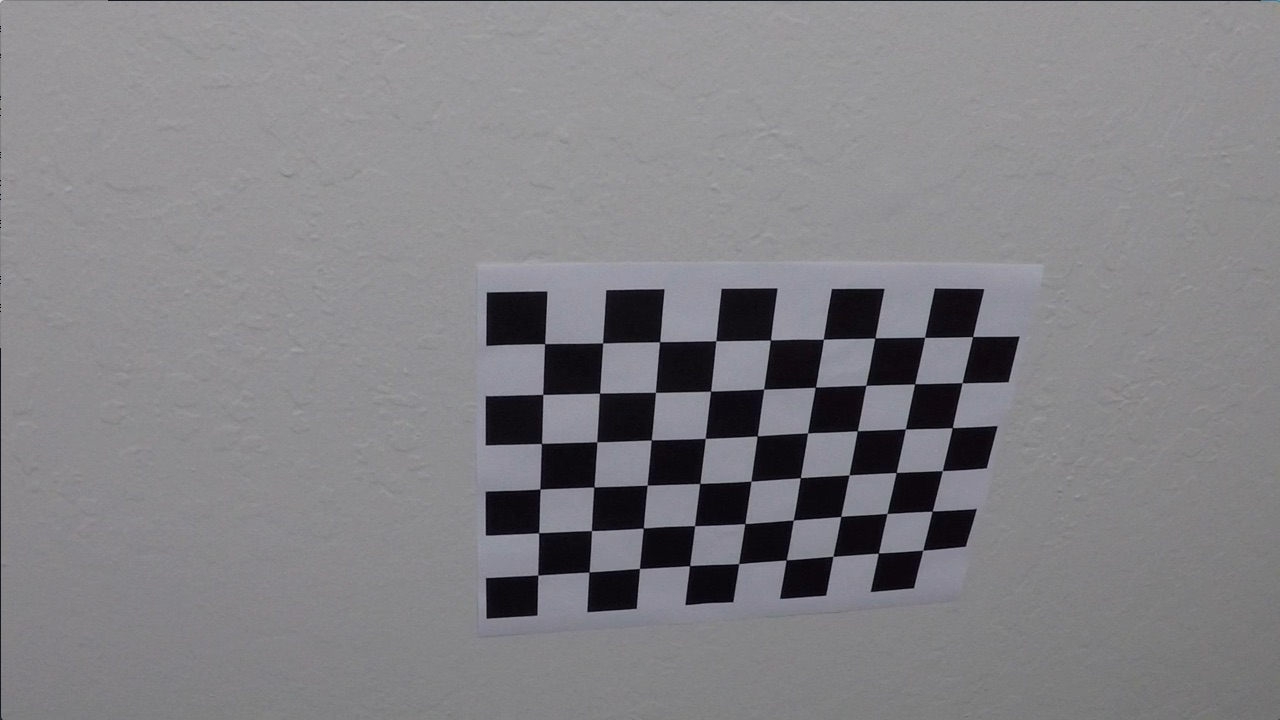
#> input picture camera_cal/calibration10.jpg, 1280 x 720 px; its folder holds only this picture in this run
$ jupyter execute --allow-errors AdvancedLaneFinding.ipynb   (shell and % lines are left out)   (older library calls are emulated)
#> lines starting #> are read from the running program, lines starting #| are printed output that depends on the picture; after the words box and inside, x2 and y2 are one past the last pixel; in counts of white or black regions, pixels touching at a corner belong together
#> further down, img is the input picture: shape (720, 1280, 3); mean R, G, B 130.2, 129.4, 133.1
#> `ret, corners = cv2.findChessboardCorners(gray, (9,6), None)`: ret = True; corners = 54 rows, first 8: [545.3, 343.1], [602.7, 342.8], [660.1, 341.3], [715.8, 340.7], [770.6, 340], [823.5, 339.2], [874.3, 338.5], [925.1, 337.4]
## Camera Calibration

[cell 1]
import pickle
import cv2
import numpy as np
import matplotlib.pyplot as plt
import matplotlib.image as mpimg
import glob

images = glob.glob('./camera_cal/calibration*.jpg')

[cell 2]
objpoints = []
imgpoints = []
objp = np.zeros((6*9,3),np.float32)
objp[:,:2] = np.mgrid[0:9,0:6].T.reshape(-1,2)

#> (the rest of this cell did not finish here and is left out)

[cell 3]
ret, mtx, dist, rvecs, tvecs = cv2.calibrateCamera(objpoints, imgpoints, gray.shape[::-1],None,None)
#> ret = 0.68; mtx = [[1143.7, 0, 681.7], [0, 1109.2, 367.7], [0, 0, 1]]; dist = [[-0.515, 2.99, -0.00876, 0.00937, 1.41]]; rvecs = ([0.451, -0.252, 0.0361],); tvecs = ([-2.31, -0.422, 19.12],)

with open('CameraCalibration.p','wb') as f:
    pickle.dump([ret,mtx,dist,rvecs,tvecs],f)

[cell 4]
with open('CameraCalibration.p','rb') as f:
    data = pickle.load(f)

mtx = data[1]
dist = data[2]

#> (a cell that did not finish here is left out)

#> (a cell that did not finish here is left out)

## Functions used for generating binary images

[cell 7]
def abs_sobel_thresh(img, orient='x', sobel_kernel=3, thresh=(0, 255)):

    # 1) Convert to grayscale
    gray = cv2.cvtColor(img, cv2.COLOR_RGB2GRAY)
    # 2) Take the derivative in x or y given orient = 'x' or 'y'
    if orient == 'x':
        sobel = cv2.Sobel(gray, cv2.CV_64F, 1, 0)
    elif orient =='y':
        sobel = cv2.Sobel(gray, cv2.CV_64F, 0, 1)
    else:
        print('There is an error in the orient value')

    # 3) Take the absolute value of the derivative or gradient
    abs_sobel = np.absolute(sobel)

    # 4) Scale to 8-bit (0 - 255) then convert to type = np.uint8
    scaled_sobel = np.uint8(255*abs_sobel/np.max(abs_sobel))
    # 5) Create a mask of 1's where the scaled gradient magnitude
            # is > thresh_min and < thresh_max
    binary_output = np.zeros_like(scaled_sobel)
    binary_output[(scaled_sobel >= thresh[0]) & (scaled_sobel <= thresh[1])] = 1
    # 6) Return this mask as your binary_output image
    #binary_output = np.copy(img) # Remove this line
    return binary_output

def mag_thresh(image, sobel_kernel=3, mag_thresh=(0, 255)):

    # Apply the following steps to img
    # 1) Convert to grayscale
    gray = cv2.cvtColor(img, cv2.COLOR_RGB2GRAY)
    # 2) Take the gradient in x and y separately
    sobelx = cv2.Sobel(gray, cv2.CV_64F, 1, 0,ksize=sobel_kernel)
    sobely = cv2.Sobel(gray, cv2.CV_64F, 0, 1,ksize=sobel_kernel)
    # 3) Calculate the magnitude
    abs_sobel = np.sqrt(np.square(sobelx)+np.square(sobely))
    # 4) Scale to 8-bit (0 - 255) and convert to type = np.uint8
    scaled_sobel = np.uint8(255*abs_sobel/np.max(abs_sobel))
    # 5) Create a binary mask where mag thresholds are met
    binary_output = np.zeros_like(scaled_sobel)
    binary_output[(scaled_sobel >= mag_thresh[0]) & (scaled_sobel <= mag_thresh[1])] = 1
    # 6) Return this mask as your binary_output image
    #binary_output = np.copy(img) # Remove this line

    return binary_output


def dir_threshold(image, sobel_kernel=3, thresh=(0, np.pi/2)):
    gray = cv2.cvtColor(img, cv2.COLOR_RGB2GRAY)

    sobelx = cv2.Sobel(gray, cv2.CV_64F, 1, 0,ksize=sobel_kernel)
    sobely = cv2.Sobel(gray, cv2.CV_64F, 0, 1,ksize=sobel_kernel)

    abs_sobelx = np.absolute(sobelx)
    abs_sobely = np.absolute(sobely)
    dir_sobel = np.arctan2(abs_sobely,abs_sobelx)


    binary_output = np.zeros_like(dir_sobel)
    binary_output[(dir_sobel >= thresh[0]) & (dir_sobel <= thresh[1])] = 1
    binary_output = np.uint8(binary_output)

    return binary_output

def hls_select(img,channel = 's', thresh=(0, 255)):
    # 1) Convert to HLS color space
    hls = cv2.cvtColor(img, cv2.COLOR_RGB2HLS)
    H = hls[:,:,0]
    L = hls[:,:,1]
    S = hls[:,:,2]
    if channel == 's':
        # 2) Apply a threshold to the S channel
        binary_output = np.zeros_like(S)
        binary_output[(S > thresh[0]) & (S <= thresh[1])] = 1
    elif channel == 'h':
        binary_output = np.zeros_like(H)
        binary_output[(H > thresh[0]) & (H <= thresh[1])] = 1
    elif channel == 'l':
        binary_output = np.zeros_like(L)
        binary_output[(L > thresh[0]) & (L <= thresh[1])] = 1
    else:
        print('There is an error in the channel value')
    # 3) Return a binary image of threshold result
    #binary_output = np.copy(img) # placeholder line
    return binary_output

## Functions used in the lane finding project

[cell 8]
import math

# [7 lines left out: function grayscale, not called in this run]
    # Or use BGR2GRAY if you read an image with cv2.imread()
    # return cv2.cvtColor(img, cv2.COLOR_BGR2GRAY)

def canny(img, low_threshold, high_threshold):
    """Applies the Canny transform"""
    return cv2.Canny(img, low_threshold, high_threshold)

def gaussian_blur(img, kernel_size,sigma = 2):
    """Applies a Gaussian Noise kernel"""
    return cv2.GaussianBlur(img, (kernel_size, kernel_size), sigma)

def region_of_interest(img, vertices):
    """
    Applies an image mask.

    Only keeps the region of the image defined by the polygon
    formed from `vertices`. The rest of the image is set to black.
    """
    #defining a blank mask to start with
    mask = np.zeros_like(img)

    #defining a 3 channel or 1 channel color to fill the mask with depending on the input image
    if len(img.shape) > 2:
        channel_count = img.shape[2]  # i.e. 3 or 4 depending on your image
        ignore_mask_color = (255,) * channel_count
    else:
        ignore_mask_color = 255

    #filling pixels inside the polygon defined by "vertices" with the fill color
    cv2.fillPoly(mask, vertices, ignore_mask_color)

    #returning the image only where mask pixels are nonzero
    masked_image = cv2.bitwise_and(img, mask)
    return masked_image


def draw_lines(img, lines, color=[255, 0, 0], thickness=2):
    """
    NOTE: this is the function you might want to use as a starting point once you want to
    average/extrapolate the line segments you detect to map out the full
    extent of the lane (going from the result shown in raw-lines-example.mp4
    to that shown in P1_example.mp4).

    Think about things like separating line segments by their
    slope ((y2-y1)/(x2-x1)) to decide which segments are part of the left
    line vs. the right line.  Then, you can average the position of each of
    the lines and extrapolate to the top and bottom of the lane.

    This function draws `lines` with `color` and `thickness`.
    Lines are drawn on the image inplace (mutates the image).
    If you want to make the lines semi-transparent, think about combining
    this function with the weighted_img() function below
    """
    for line in lines:
        for x1,y1,x2,y2 in line:
            cv2.line(img, (x1, y1), (x2, y2), color, thickness)

# hough_lines modified to return also the lines it calculates as an array
def hough_lines(img, rho, theta, threshold, min_line_len, max_line_gap):
    """
    `img` should be the output of a Canny transform.

    Returns an image with hough lines drawn.
    """
    lines = cv2.HoughLinesP(img, rho, theta, threshold, np.array([]), minLineLength=min_line_len, maxLineGap=max_line_gap)
    line_img = np.zeros((img.shape[0], img.shape[1], 3), dtype=np.uint8)
    draw_lines(line_img, lines)
    return line_img, lines

# Python 3 has support for cool math symbols.

def weighted_img(img, initial_img, α=0.8, β=1., λ=0.):
    """
    `img` is the output of the hough_lines(), An image with lines drawn on it.
    Should be a blank image (all black) with lines drawn on it.

    `initial_img` should be the image before any processing.

    The result image is computed as follows:

    initial_img * α + img * β + λ
    NOTE: initial_img and img must be the same shape!
    """
    return cv2.addWeighted(initial_img, α, img, β, λ)

# function to avoid division by zero
def safe_div(x,y):
    if y == 0:
        return 0
    return x / y

def average_lines(lines,imshape,filt_coeff=1,height_coeff=0.7):
    """
    This function gets the lines provided by hough transform as input.
    The lines are into two groups, one group contains lines on the left side of car
    and the other contains lines on the right side of the car. The group is filtered
    based on the mean and the average parameters of the lines are calculated. This is
    used to draw the extrapolated lines on the image

    """
    lines = lines[:,0,:]
    lines_left = []
    lines_right = []

    for x1,y1,x2,y2 in lines:
        """
         safe_div function is to calculate slope returns zero slope in case of
         line parallel to yaxis. Though it is wrong these lines are not interesting
         and it will be ignored
        """

        slope = safe_div((y2-y1),(x2-x1))
        x_intercept = y1-slope*x1
        #x0 = float((y0-x_intercept)/slope)
        if slope < 0:
            lines_left.append([slope,x_intercept])
        elif slope > 0:
            lines_right.append([slope,x_intercept])

    left_lines = np.asarray(lines_left)
    right_lines = np.asarray(lines_right)

    mean_left = np.mean(left_lines,axis=0)
    mean_right = np.mean(right_lines,axis=0)

    filt_left_lines = []
    filt_right_lines =  []

    for line in lines_left:
        diff = math.fabs((mean_left[0] - line[0])/mean_left[0])
        if diff < filt_coeff:
            filt_left_lines.append(line)
    for line in lines_right:
        diff = math.fabs((mean_right[0]- line[0])/mean_right[0])
        if diff < filt_coeff:
            filt_right_lines.append(line)

    filt_left_lines = np.array(filt_left_lines)
    filt_right_lines = np.array(filt_right_lines)

    if len(filt_left_lines)>0:
        mean_left = np.mean(filt_left_lines,axis=0)
    if len(filt_right_lines)>0:
        mean_right = np.mean(filt_right_lines,axis=0)

    y1 = imshape[0]*0.95
    y2 = imshape[0]*height_coeff

    x1_left = (y1-mean_left[1])/mean_left[0]
    x2_left = (y2-mean_left[1])/mean_left[0]

    x1_right = (y1-mean_right[1])/mean_right[0]
    x2_right = (y2-mean_right[1])/mean_right[0]

    mean_lines = np.array(([[[x1_left,y1,x2_left,y2]],[[x1_right,y1,x2_right,y2]]]),dtype=np.int32)
    mean_lines_img = np.zeros((imshape[0], imshape[1], 3), dtype=np.uint8)
    draw_lines(mean_lines_img, mean_lines,color=[255, 0, 0], thickness=7)

    lane_lines = np.array([[x1_left,y1],[x2_left,y2],[x2_right,y2],[x1_right,y1]],dtype = np.int32)

    return mean_lines_img,lane_lines

[cell 9]
img = mpimg.imread('./test_images/test3.jpg')
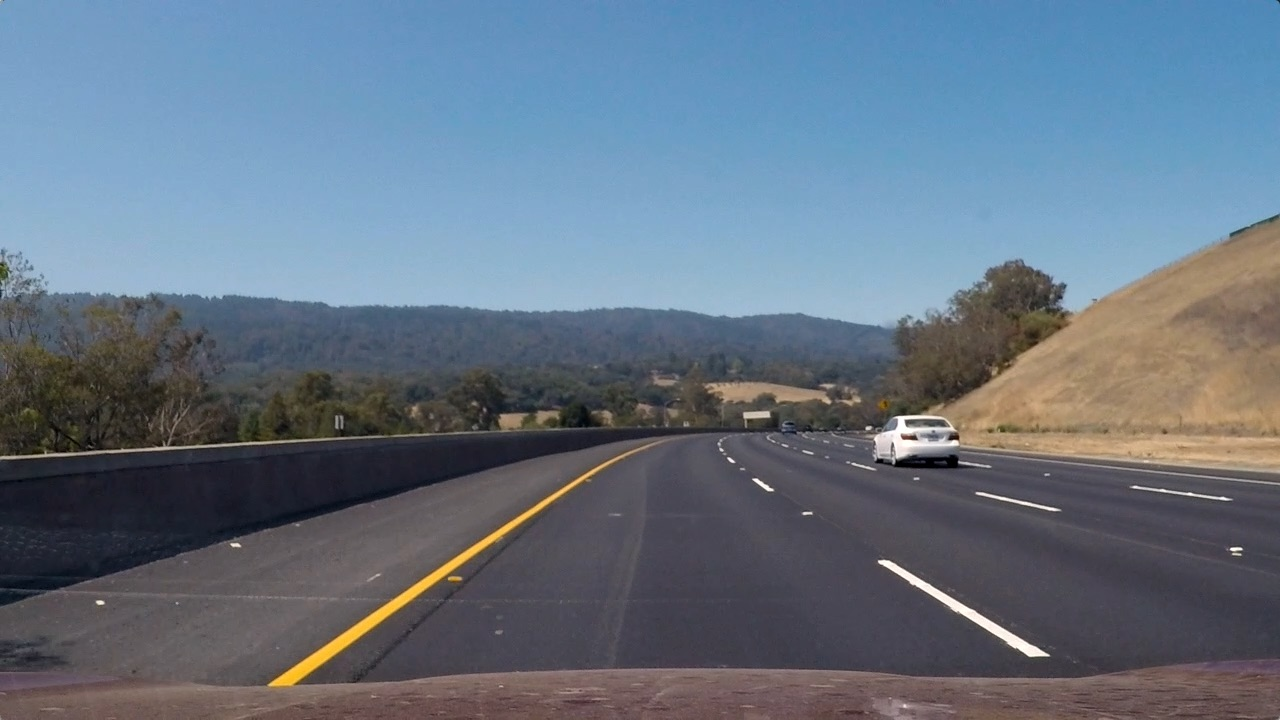
#> input picture test_images/test3.jpg, 1280 x 720 px
#> img is the input picture: shape (720, 1280, 3); mean R, G, B 101.1, 115.3, 130.7

undist = cv2.undistort(img, mtx, dist, None)
f, (ax1, ax2) = plt.subplots(1, 2, figsize=(24, 9))
f.tight_layout()

ax1.imshow(img)
ax1.set_title('Original Image', fontsize=40)

ax2.imshow(undist)
ax2.set_title('Undistorted Image', fontsize=40)
plt.subplots_adjust(left=0., right=1, top=0.9, bottom=0.)

[cell 10]
ksize = 5
gradx = abs_sobel_thresh(undist, orient='x', sobel_kernel=ksize, thresh=(50, 250))
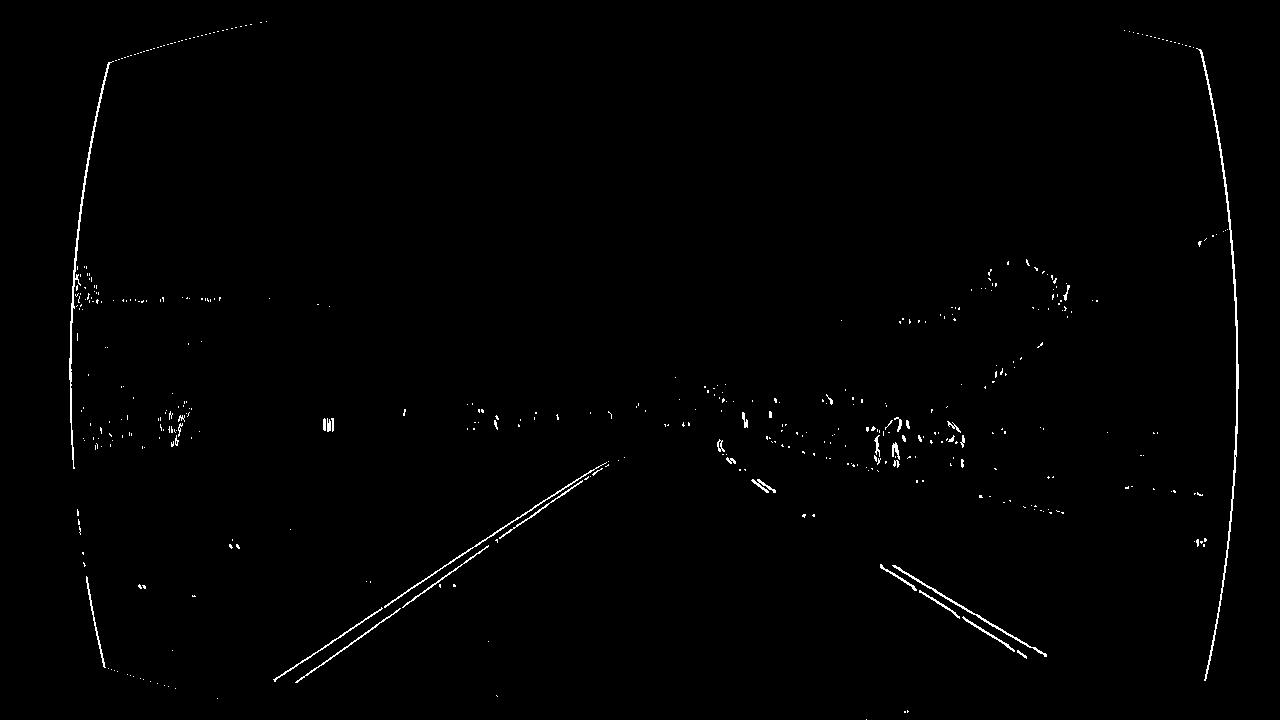
#> gradx: shape (720, 1280); values 0 (black) and 1 (white), 0.76% white in thin lines or dots, all inside (x1, y1, x2, y2) = (69, 21, 1239, 720)
grady = abs_sobel_thresh(undist, orient='y', sobel_kernel=ksize, thresh=(50, 250))
#> grady: shape (720, 1280); values 0 (black) and 1 (white), 1.9% white in thin lines or dots
mag_binary = mag_thresh(undist, sobel_kernel=ksize, mag_thresh=(70, 250))
#> mag_binary: shape (720, 1280); values 0 (black) and 1 (white), 1.5% white in thin lines or dots
dir_binary = dir_threshold(undist, sobel_kernel=ksize, thresh=(np.pi*30./180,np.pi*80./180))
#> dir_binary: shape (720, 1280); values 0 (black) and 1 (white), 54.4% white; black in thin lines or dots
s_binary = hls_select(undist,channel = 's', thresh=(150, 255))
#> s_binary: shape (720, 1280); values 0 (black) and 1 (white), 0.51% white; 58 white regions (53 under 20 px), largest, box (x1, y1, x2, y2) and area: (277, 469, 598, 683) 2967, (883, 566, 1041, 657) 976, (892, 418, 937, 450) 309, (900, 458, 961, 470) 284, (882, 402, 889, 409) 33
l_binary = hls_select(undist,channel = 'l', thresh=(50, 255))
#> l_binary: shape (720, 1280); values 0 (black) and 1 (white), 80.7% white; 245 black regions (189 under 20 px), largest, box (x1, y1, x2, y2) and area: (0, 0, 781, 720) 115497, (871, 0, 1280, 720) 50520, (200, 396, 315, 446) 2175

combined_gradxy = np.zeros_like(dir_binary)
combined_gradxy[((gradx == 1) & (grady == 1))] = 1

combined_mag_dir = np.zeros_like(dir_binary)
combined_mag_dir[((mag_binary == 1) & (dir_binary == 1))] = 1

combined_hls = np.zeros_like(dir_binary)
combined_hls[(s_binary == 1)&(l_binary==1)] = 1

combined = np.zeros_like(dir_binary)
combined[(combined_gradxy== 1)|(combined_mag_dir== 1)|(combined_hls== 1)] = 1

# Plot the result
f, (ax1, ax2) = plt.subplots(1, 2, figsize=(24, 9))
f.tight_layout()

ax1.imshow(img)
ax1.set_title('Original Image', fontsize=40)

ax2.imshow(combined)
ax2.set_title('Pipeline Result', fontsize=40)
plt.subplots_adjust(left=0., right=1, top=0.9, bottom=0.)
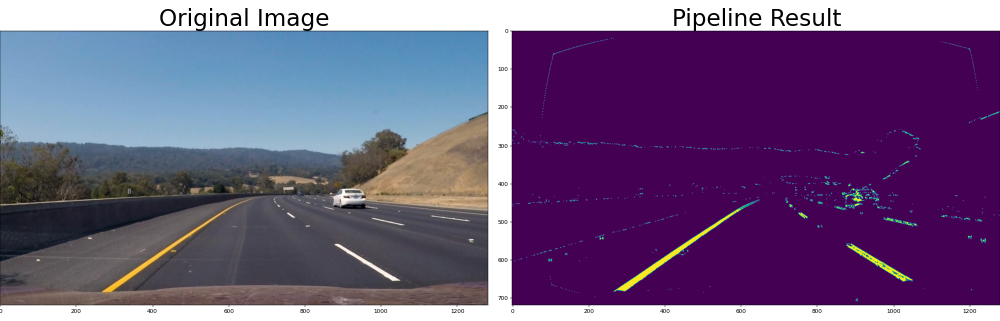
#> figure drawn by matplotlib, 2 panels

[cell 11]
combined.max()

[cell 12]
imshape = img.shape
width = imshape[1]
height = imshape[0]
#combined = np.uint8(combined)*255
height_prm = 0.11
width_prm = 0.06
vertices = np.array([[(width_prm*width,height*(1-height_prm/2)),(width*(0.5-width_prm),height*(0.5+height_prm)),
                      (width*(0.5+width_prm),height*(0.5+height_prm)),(width*(1-width_prm),height*(1-height_prm/2))]], dtype=np.int32)
# masking the image from canny edge algorithm
masked_edges = region_of_interest(combined,vertices)
#> in region_of_interest, `masked_image = cv2.bitwise_and(img, mask)`:
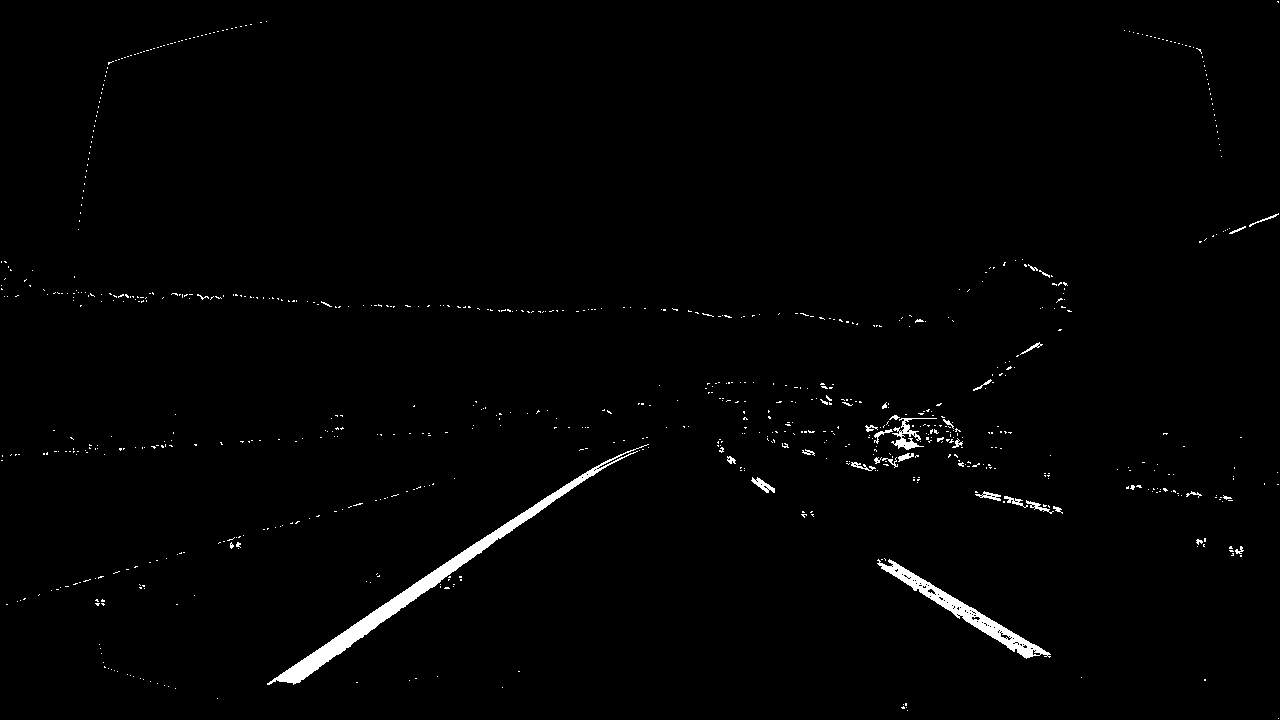
#> img: shape (720, 1280); values 0 (black) and 1 (white), 1.2% white; 798 white regions (764 under 20 px), largest, box (x1, y1, x2, y2) and area: (267, 444, 649, 685) 4689, (877, 559, 1051, 659) 2365, (891, 418, 937, 450) 420

rho = 2 # distance resolution in pixels of the Hough grid
theta = np.pi/180 # angular resolution in radians of the Hough grid
threshold = 50     # minimum number of votes (intersections in Hough grid cell)
min_line_length = 40 #minimum number of pixels making up a line
max_line_gap = 20    # maximum gap in pixels between connectable line segments
[line_img,lines] = hough_lines(masked_edges,rho,theta,threshold,min_line_length,max_line_gap)
#> (the rest of the program and of its run is left out)
